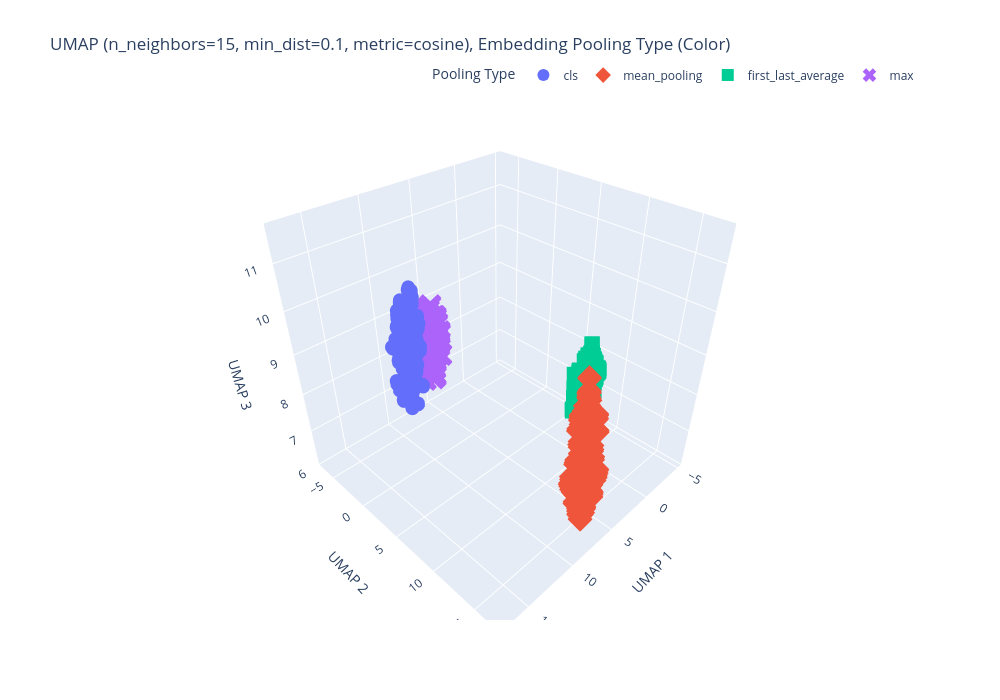

The cell this chart's notebook holds for it:
### Code cell
from examples.text_embedding_visualization.plot_umap import plot_umap_2d_combined, plot_umap_3d_combined

plot_umap_3d_combined(
    embeddings_cls=embeddings[EmbeddingPoolingType.CLS],
    embeddings_mean=embeddings[EmbeddingPoolingType.MEAN],
    embeddings_first_last=embeddings[EmbeddingPoolingType.FIRST_LAST_AVERAGE],
    embeddings_max=embeddings[EmbeddingPoolingType.MAX],
    df=filtered_df,
    color_label="Embedding Pooling Type",
    model_name="DeBERTaV3",
    n_neighbors=15,
    min_dist=0.1
)

### Figure 1 — Plotly figure (JSON) as saved in the notebook; plotly's stock layout.template omitted (floating-point values rounded to 4 significant figures; data arrays with more than 128 entries replaced by an {"elided": "..."} marker saying what was removed)
{"data": [{"customdata": {"elided": "300x6 mixed values"}, "hovertemplate": "<b>Category:</b> %{customdata[0]}<br><b>Correct:</b> %{customdata[1]}<br><b>Pooling Type:</b> %{customdata[2]}<br><b>Task ID:</b> %{customdata[3]}<br><b>Off-Topic:</b> %{customdata[5]}<br><br><b>Text:</b><br>%{customdata[4]}<extra></extra>", "legendgroup": "cls", "marker": {"color": "#636EFA", "symbol": "circle"}, "mode": "markers", "name": "cls", "scene": "scene", "showlegend": true, "type": "scatter3d", "x": {"elided": "300 float values"}, "y": {"elided": "300 float values"}, "z": {"elided": "300 float values"}}, {"customdata": {"elided": "300x6 mixed values"}, "hovertemplate": "<b>Category:</b> %{customdata[0]}<br><b>Correct:</b> %{customdata[1]}<br><b>Pooling Type:</b> %{customdata[2]}<br><b>Task ID:</b> %{customdata[3]}<br><b>Off-Topic:</b> %{customdata[5]}<br><br><b>Text:</b><br>%{customdata[4]}<extra></extra>", "legendgroup": "mean_pooling", "marker": {"color": "#EF553B", "symbol": "diamond"}, "mode": "markers", "name": "mean_pooling", "scene": "scene", "showlegend": true, "type": "scatter3d", "x": {"elided": "300 float values"}, "y": {"elided": "300 float values"}, "z": {"elided": "300 float values"}}, {"customdata": {"elided": "300x6 mixed values"}, "hovertemplate": "<b>Category:</b> %{customdata[0]}<br><b>Correct:</b> %{customdata[1]}<br><b>Pooling Type:</b> %{customdata[2]}<br><b>Task ID:</b> %{customdata[3]}<br><b>Off-Topic:</b> %{customdata[5]}<br><br><b>Text:</b><br>%{customdata[4]}<extra></extra>", "legendgroup": "first_last_average", "marker": {"color": "#00CC96", "symbol": "square"}, "mode": "markers", "name": "first_last_average", "scene": "scene", "showlegend": true, "type": "scatter3d", "x": {"elided": "300 float values"}, "y": {"elided": "300 float values"}, "z": {"elided": "300 float values"}}, {"customdata": {"elided": "300x6 mixed values"}, "hovertemplate": "<b>Category:</b> %{customdata[0]}<br><b>Correct:</b> %{customdata[1]}<br><b>Pooling Type:</b> %{customdata[2]}<br><b>Task ID:</b> %{customdata[3]}<br><b>Off-Topic:</b> %{customdata[5]}<br><br><b>Text:</b><br>%{customdata[4]}<extra></extra>", "legendgroup": "max", "marker": {"color": "#AB63FA", "symbol": "x"}, "mode": "markers", "name": "max", "scene": "scene", "showlegend": true, "type": "scatter3d", "x": {"elided": "300 float values"}, "y": {"elided": "300 float values"}, "z": {"elided": "300 float values"}}], "layout": {"height": 700, "legend": {"itemsizing": "constant", "orientation": "h", "title": {"text": "Pooling Type"}, "tracegroupgap": 0, "x": 1, "xanchor": "right", "y": 1.02, "yanchor": "bottom"}, "scene": {"domain": {"x": [0, 1], "y": [0, 1]}, "xaxis": {"title": {"text": "UMAP 1"}}, "yaxis": {"title": {"text": "UMAP 2"}}, "zaxis": {"title": {"text": "UMAP 3"}}}, "title": {"text": "UMAP (n_neighbors=15, min_dist=0.1, metric=cosine), Embedding Pooling Type (Color)"}, "width": 1000}}
